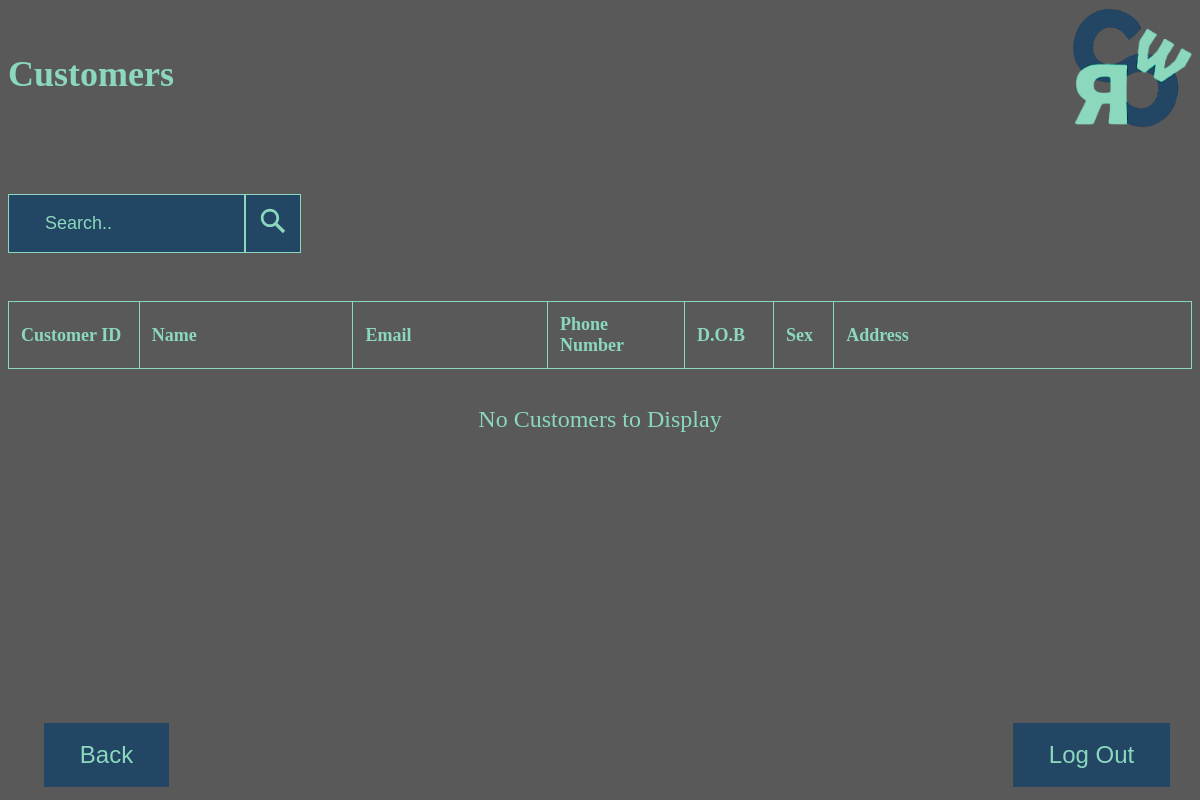
The page /cpsc471_project/emp_cust.php on the database as committed earlier.
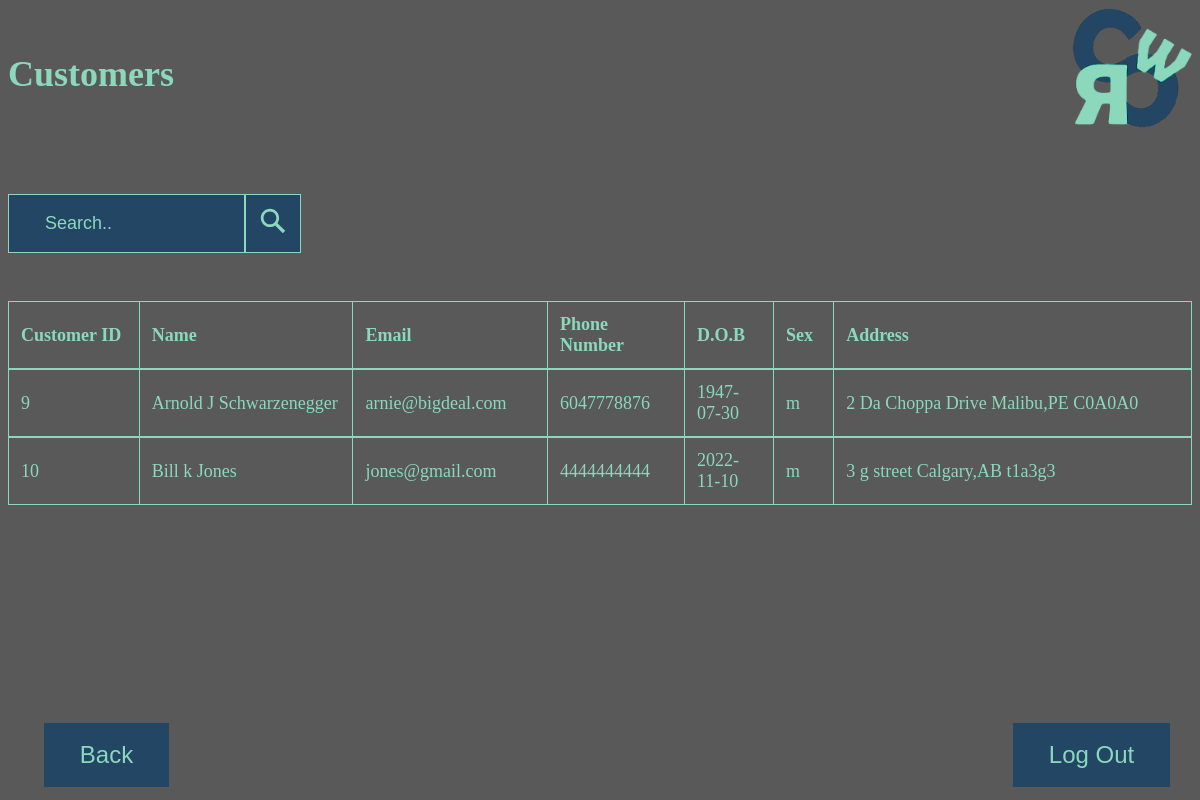
The same page on the database as committed later.
### tables this page shows
CREATE TABLE `customer` (
  `C_UserID` int(11) NOT NULL
);

CREATE TABLE `users` (
  `UserID` int(11) NOT NULL,
  `First_name` varchar(50) NOT NULL,
  `Middle_name` varchar(50) DEFAULT NULL,
  `Last_name` varchar(50) NOT NULL,
  `Email` varchar(50) NOT NULL,
  `Phone_number` char(10) DEFAULT NULL,
  `DOB` date DEFAULT NULL,
  `Sex` char(1) DEFAULT NULL,
  `Street_no` varchar(10) DEFAULT NULL,
  `Street_name` varchar(50) DEFAULT NULL,
  `City` varchar(50) DEFAULT NULL,
  `Province` char(2) DEFAULT NULL,
  `Postal_code` char(6) DEFAULT NULL
);

### cpsc471_project/emp_cust.php (the view, shortened to what this page needs)
<!DOCTYPE html>
<html>
<head>
</head>
<body>
<div class="header">
<h1 style="font-size:3vw">
Customers
</h1>
    <img src="logo.png" alt="logo" width=2vw height=2vw/>
</div>
    <form action="emp_cust_post.php" class = "searchbar" method="post">
      <input type="search" placeholder="Search.." name="search" required>
     <button class = "searchbutton" class= "submitbutton" type="submit" name="submit" value="Submit">
      </button>
    </form>
  <br>
  <br>
  <table class="cust_table">
    <tr>
        <th width = 11.35%>Customer ID</th>
        <th width = 20%>Name</th>
        <th width = 18%>Email</th>
        <th width = 12%>Phone Number</th>
        <th width = 7%>D.O.B</th>
        <th width = 4%>Sex</th>
        <th width = 35%>Address</th>
</tr>
        </table>
        <table>
<?php
    $con = mysqli_connect("localhost","root","","cwcrs_db");
    $sql = "SELECT * FROM Customer, Users WHERE Customer.C_UserID = Users.UserID";
    $result = $con->query($sql);
    if ($result->num_rows > 0) {
        while($row = $result->fetch_assoc()) {
                echo "<table class='cust_table2'>
                        <tr>
                        <td width = 11.35%>" . $row["C_UserID"] . "</td> <td width = 20%>" . $row["First_name"] .
                        " " . $row["Middle_name"] . " " . $row["Last_name"] . "</td> <td width = 18%>" .
                        $row["Email"] . "</td> <td width = 12%>" . $row["Phone_number"] . "</td> <td width = 7%>" .
                        $row["DOB"] . "</td> <td width = 4%>" . $row["Sex"] . "</td> <td width = 35%>" .
                        $row["Street_no"] . " " . $row["Street_name"] . " " . $row["City"] . "," . $row["Province"] . " " .
                        $row["Postal_code"] . "</td> </tr> </table>";
        }
      } else {
        echo "<br>";
        echo "<br>";
        echo "<table class='no_cust'>";
        echo "<tr>";
        echo "<td>";
        echo "No Customers to Display";
        echo "</td>";
        echo "</tr>";
        echo "</table>";
      }
?>
</table>
  <table class="bottom_table">
  <tr>
    <td>
    <button class= "backbutton" text-align=left type="button" onclick="window.location.href='emp_start.php'"> Back</button>
</td>
<td>
</td>
<td>
</td>
<td>
</td>
<td>
</td>
<td>
    <button class= "logoutbutton" type="button" onclick="window.location.href='login.php'"> Log Out</button>
</td>
</tr>
</table>
    </body>
    </html>

### cpsc471_project/emp_cust.php (style rules this page uses)
body { background-color: rgba(0,0,0,0.6499999761581421); font-family: verdana; color: rgba(139,216,189,1); }
.header { overflow:auto; }
.header img { float: right; width: 10vw; height: 10vw; }
.header h1 { float: left; color: rgba(139,216,189,1); font-family:verdana; top: 50%; transform: translateY(50%); }
::placeholder { color: rgba(139,216,189,1); }
input[type=search] { width: 20%; padding: 1.5vw 3vw; margin: 1vw 0; display: inline-block; border: 1px solid rgba(139,216,189,1); box-sizing: border-box; background-color: rgba(35,70,101,1); color: rgba(139,216,189,1); font-size:1.5vw; placeholder-color: rgba(139,216,189,1); }
table { font-family: verdana; color: rgba(139,216,189,1); border-collapse: collapse; width: 100%; vertical-align: middle; table-layout: fixed; }
.cust_table { border: 1px solid rgba(139,216,189,1); }
.cust_table2 { border: 1px solid rgba(139,216,189,1); }
th { font-size:1.5vw; text-align: left; padding: 1vw; border: 1px solid rgba(139,216,189,1); }
.cust_table2 td { font-size:1.5vw; text-align: left; padding: 1vw; border: 1px solid rgba(139,216,189,1); }
.bottom_table { position: absolute; bottom:1vw; width: 98.5%; overflow: scroll; }
.bottom_table td { text-align: center; padding 1.5vw; }
button { background-color: rgba(35,70,101,1); border: none; color: rgba(139,216,189,1); padding: 1.5vw 3vw; text-align: center; text-decoration: none; display: inline-block; font-size: 2vw; cursor: pointer; }
.searchbutton { padding: 0.9vw 1vw; border: 1px solid rgba(139,216,189,1); }
svg { color: rgba(139,216,189,1); fill: currentColor; width: 2.5vw; height: 2.5vw; }
.searchbar { display:flex; flex-direction:row; align-items:center; }
.no_cust { text-align: center; font-size: 2vw; padding: 2vw; }

Rows that differ between the two databases and show on the page:
added customer: C_UserID "9", C_UserID.First_name "Arnold", C_UserID.Middle_name "J", C_UserID.Last_name "Schwarzenegger", C_UserID.Email "arnie@bigdeal.com", C_UserID.Phone_number "6047778876", C_UserID.DOB "1947-07-30", C_UserID.Sex "m", C_UserID.Street_no "2", C_UserID.Street_name "Da Choppa Drive", C_UserID.City "Malibu", C_UserID.Province "PE", C_UserID.Postal_code "C0A0A0"
added customer: C_UserID "10", C_UserID.First_name "Bill", C_UserID.Middle_name "k", C_UserID.Last_name "Jones", C_UserID.Email "jones@gmail.com", C_UserID.Phone_number "4444444444", C_UserID.DOB "2022-11-10", C_UserID.Sex "m", C_UserID.Street_no "3", C_UserID.Street_name "g street", C_UserID.City "Calgary", C_UserID.Province "AB", C_UserID.Postal_code "t1a3g3"
Other text that changed with them:
text no longer shown: "No Customers to Display"
